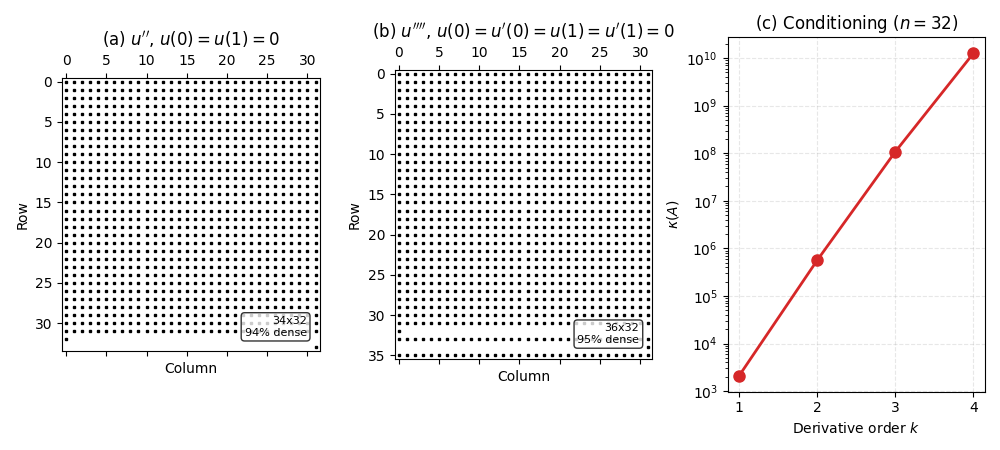

Recreate this plot in Python.
import sys
sys.path.insert(0, '../src')
import numpy as np
import matplotlib.pyplot as plt
from chebpy import chebfun, chebop
from chebpy.linop import LinOp
from chebpy.utilities import Domain
from chebpy.op_discretization import OpDiscretization

def spy(ax, A, title):
    M = A.toarray() if hasattr(A, 'toarray') else A
    ax.spy(M, markersize=2, color='black')
    m, n = M.shape
    ax.set(title=title, xlabel='Column', ylabel='Row')
    ax.text(0.95, 0.05, f'{m}x{n}\n{np.count_nonzero(np.abs(M)>1e-14)/M.size*100:.0f}% dense', transform=ax.transAxes, ha='right', va='bottom', bbox=dict(boxstyle='round', facecolor='white', alpha=0.8), fontsize=8)

fig, ax = plt.subplots(1, 3, figsize=(10, 4.5))
n = 31
domain = Domain([0, 1])

# (a) u'' with Dirichlet BCs
N1 = chebop(op=lambda u: u.diff(2), domain=domain)
N1.lbc = N1.rbc = 0
L1 = N1.to_linop()
L1.prepare_domain()
A1, _ = L1.assemble_system(OpDiscretization.build_discretization(L1, n, bc_enforcement='append'))
spy(ax[0], A1, r"(a) $u''$, $u(0)=u(1)=0$")

# (b) u'''' with clamped BCs
N2 = chebop(op=lambda u: u.diff(4), domain=domain)
N2.lbc = N2.rbc = [0, 0]
L2 = N2.to_linop()
L2.prepare_domain()
A2, _ = L2.assemble_system(OpDiscretization.build_discretization(L2, n, bc_enforcement='append'))
spy(ax[1], A2, r"(b) $u''''$, $u(0)=u'(0)=u(1)=u'(1)=0$")

# (c) Condition numbers by order
orders, conds = [1, 2, 3, 4], []
for k in orders:
    coeffs = [None] * (k+1)
    coeffs[k] = chebfun(lambda x: 1+0*x, Domain([-1,1]))
    L = LinOp(coeffs=coeffs, domain=Domain([-1,1]), diff_order=k)
    L.lbc = 0 if k==1 else ([0,0] if k>=3 else 0)
    L.rbc = 0 if k<=2 else ([0,0] if k==4 else 0)
    L.prepare_domain()
    A, _ = L.assemble_system(OpDiscretization.build_discretization(L, n, bc_enforcement='append'))
    conds.append(np.linalg.cond(A.toarray()))

ax[2].semilogy(orders, conds, 'o-', lw=2, ms=8, color='#d62728')
ax[2].set(xlabel='Derivative order $k$', ylabel=r'$\kappa(A)$', title=r'(c) Conditioning ($n=32$)', xticks=orders)
ax[2].grid(alpha=0.3, ls='--')

plt.tight_layout()
plt.savefig('disc_mat.png')